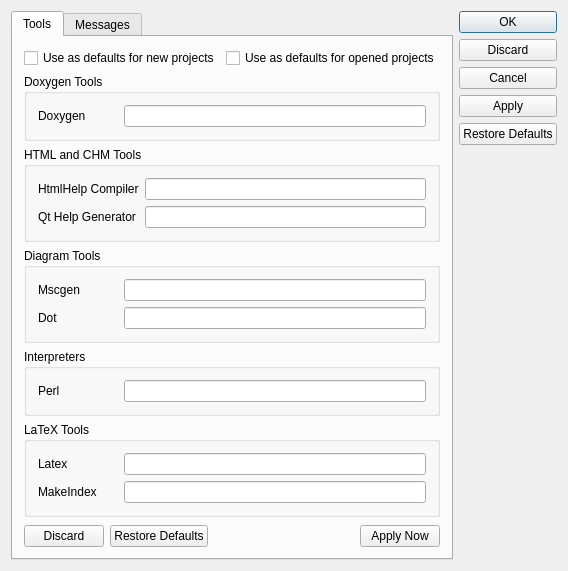
<ui version="4.0" >
 <class>SetupDialogClass</class>
 <widget class="QDialog" name="SetupDialogClass" >
  <property name="geometry" >
   <rect>
    <x>0</x>
    <y>0</y>
    <width>527</width>
    <height>513</height>
   </rect>
  </property>
  <property name="sizePolicy" >
   <sizepolicy vsizetype="Fixed" hsizetype="Preferred" >
    <horstretch>0</horstretch>
    <verstretch>0</verstretch>
   </sizepolicy>
  </property>
  <property name="windowTitle" >
   <string>Common Settings</string>
  </property>
  <layout class="QHBoxLayout" name="horizontalLayout_5" >
   <item>
    <widget class="QTabWidget" name="tabWidget" >
     <property name="currentIndex" >
      <number>0</number>
     </property>
     <widget class="QWidget" name="tabTools" >
      <property name="geometry" >
       <rect>
        <x>0</x>
        <y>0</y>
        <width>404</width>
        <height>468</height>
       </rect>
      </property>
      <attribute name="title" >
       <string>Tools</string>
      </attribute>
      <layout class="QVBoxLayout" name="verticalLayout_2" >
       <item>
        <layout class="QHBoxLayout" name="horizontalLayout_2" >
         <item>
          <widget class="QCheckBox" name="cbDefToolsNew" >
           <property name="text" >
            <string>Use as defaults for new projects</string>
           </property>
          </widget>
         </item>
         <item>
          <widget class="QCheckBox" name="cbDefToolsOpen" >
           <property name="text" >
            <string>Use as defaults for opened projects</string>
           </property>
          </widget>
         </item>
        </layout>
       </item>
       <item>
        <widget class="QGroupBox" name="groupBox" >
         <property name="title" >
          <string>Doxygen Tools</string>
         </property>
         <layout class="QGridLayout" name="_4" >
          <item row="0" column="0" >
           <widget class="QLabel" name="label" >
            <property name="minimumSize" >
             <size>
              <width>80</width>
              <height>0</height>
             </size>
            </property>
            <property name="text" >
             <string>Doxygen</string>
            </property>
           </widget>
          </item>
          <item row="0" column="1" >
           <widget class="iisLineEditFile" name="doxygenDir" />
          </item>
         </layout>
        </widget>
       </item>
       <item>
        <widget class="QGroupBox" name="groupBox_6" >
         <property name="title" >
          <string>HTML and CHM Tools</string>
         </property>
         <layout class="QGridLayout" name="gridLayout" >
          <item row="0" column="0" >
           <widget class="QLabel" name="label_7" >
            <property name="minimumSize" >
             <size>
              <width>80</width>
              <height>0</height>
             </size>
            </property>
            <property name="text" >
             <string>HtmlHelp Compiler</string>
            </property>
           </widget>
          </item>
          <item row="0" column="1" >
           <widget class="iisLineEditFile" name="hhcDir" />
          </item>
          <item row="1" column="0" >
           <widget class="QLabel" name="label_8" >
            <property name="minimumSize" >
             <size>
              <width>80</width>
              <height>0</height>
             </size>
            </property>
            <property name="text" >
             <string>Qt Help Generator</string>
            </property>
           </widget>
          </item>
          <item row="1" column="1" >
           <widget class="iisLineEditFile" name="qhpDir" />
          </item>
         </layout>
        </widget>
       </item>
       <item>
        <widget class="QGroupBox" name="groupBox_2" >
         <property name="title" >
          <string>Diagram Tools</string>
         </property>
         <layout class="QGridLayout" name="gridLayout_2" >
          <item row="0" column="1" >
           <widget class="iisLineEditDir" name="mscgenDir" />
          </item>
          <item row="1" column="0" >
           <widget class="QLabel" name="label_3" >
            <property name="text" >
             <string>Dot</string>
            </property>
           </widget>
          </item>
          <item row="1" column="1" >
           <widget class="iisLineEditDir" name="dotDir" />
          </item>
          <item row="0" column="0" >
           <widget class="QLabel" name="label_2" >
            <property name="minimumSize" >
             <size>
              <width>80</width>
              <height>0</height>
             </size>
            </property>
            <property name="text" >
             <string>Mscgen</string>
            </property>
           </widget>
          </item>
         </layout>
        </widget>
       </item>
       <item>
        <widget class="QGroupBox" name="groupBox_3" >
         <property name="title" >
          <string>Interpreters</string>
         </property>
         <layout class="QGridLayout" name="_3" >
          <item row="0" column="0" >
           <widget class="QLabel" name="label_4" >
            <property name="minimumSize" >
             <size>
              <width>80</width>
              <height>0</height>
             </size>
            </property>
            <property name="text" >
             <string>Perl</string>
            </property>
           </widget>
          </item>
          <item row="0" column="1" >
           <widget class="iisLineEditFile" name="perlDir" />
          </item>
         </layout>
        </widget>
       </item>
       <item>
        <widget class="QGroupBox" name="groupBox_4" >
         <property name="title" >
          <string>LaTeX Tools</string>
         </property>
         <layout class="QGridLayout" name="gridLayout_3" >
          <item row="0" column="0" >
           <widget class="QLabel" name="label_5" >
            <property name="minimumSize" >
             <size>
              <width>80</width>
              <height>0</height>
             </size>
            </property>
            <property name="text" >
             <string>Latex</string>
            </property>
           </widget>
          </item>
          <item row="0" column="1" >
           <widget class="iisLineEditFile" name="latexDir" />
          </item>
          <item row="1" column="0" >
           <widget class="QLabel" name="label_6" >
            <property name="text" >
             <string>MakeIndex</string>
            </property>
           </widget>
          </item>
          <item row="1" column="1" >
           <widget class="iisLineEditFile" name="makeindexDir" />
          </item>
         </layout>
        </widget>
       </item>
       <item>
        <spacer name="verticalSpacer_3" >
         <property name="orientation" >
          <enum>Qt::Vertical</enum>
         </property>
         <property name="sizeType" >
          <enum>QSizePolicy::Expanding</enum>
         </property>
         <property name="sizeHint" stdset="0" >
          <size>
           <width>20</width>
           <height>12</height>
          </size>
         </property>
        </spacer>
       </item>
       <item>
        <layout class="QHBoxLayout" name="horizontalLayout" >
         <item>
          <widget class="QPushButton" name="bDiscardTools" >
           <property name="text" >
            <string>Discard</string>
           </property>
          </widget>
         </item>
         <item>
          <widget class="QPushButton" name="bRestoreTools" >
           <property name="text" >
            <string>Restore Defaults</string>
           </property>
          </widget>
         </item>
         <item>
          <spacer name="horizontalSpacer" >
           <property name="orientation" >
            <enum>Qt::Horizontal</enum>
           </property>
           <property name="sizeHint" stdset="0" >
            <size>
             <width>10</width>
             <height>20</height>
            </size>
           </property>
          </spacer>
         </item>
         <item>
          <widget class="QPushButton" name="bApplyTools" >
           <property name="text" >
            <string>Apply Now</string>
           </property>
          </widget>
         </item>
        </layout>
       </item>
      </layout>
     </widget>
     <widget class="QWidget" name="tabMessages" >
      <property name="geometry" >
       <rect>
        <x>0</x>
        <y>0</y>
        <width>404</width>
        <height>468</height>
       </rect>
      </property>
      <attribute name="title" >
       <string>Messages</string>
      </attribute>
      <layout class="QVBoxLayout" name="verticalLayout_3" >
       <item>
        <layout class="QHBoxLayout" name="horizontalLayout_3" >
         <item>
          <widget class="QCheckBox" name="cbDefMsgNew" >
           <property name="text" >
            <string>Use as defaults for new projects</string>
           </property>
          </widget>
         </item>
         <item>
          <widget class="QCheckBox" name="cbDefMsgOpen" >
           <property name="text" >
            <string>Use as defaults for opened projects</string>
           </property>
          </widget>
         </item>
        </layout>
       </item>
       <item>
        <widget class="QGroupBox" name="groupBox_7" >
         <property name="title" >
          <string>Doxygen output</string>
         </property>
         <layout class="QVBoxLayout" name="verticalLayout" >
          <item>
           <widget class="QCheckBox" name="cbQuietMode" >
            <property name="text" >
             <string>Disable output messages</string>
            </property>
           </widget>
          </item>
          <item>
           <widget class="Line" name="line" >
            <property name="orientation" >
             <enum>Qt::Horizontal</enum>
            </property>
           </widget>
          </item>
          <item>
           <layout class="QGridLayout" name="gridLayout_5" >
            <item row="0" column="0" colspan="2" >
             <widget class="QCheckBox" name="cbWarnings" >
              <property name="text" >
               <string>Enable warning  messages</string>
              </property>
             </widget>
            </item>
            <item row="1" column="1" >
             <widget class="QCheckBox" name="cbWarnUndocMember" >
              <property name="text" >
               <string>Warn on undocumented members</string>
              </property>
             </widget>
            </item>
            <item row="2" column="1" >
             <widget class="QCheckBox" name="cbWarnErrors" >
              <property name="text" >
               <string>Warn on potential errors</string>
              </property>
             </widget>
            </item>
            <item row="3" column="1" >
             <widget class="QCheckBox" name="cbWarnUndocParam" >
              <property name="text" >
               <string>Warn on undocumented parameters</string>
              </property>
             </widget>
            </item>
            <item row="4" column="0" >
             <widget class="QLabel" name="lFormat" >
              <property name="text" >
               <string>Format</string>
              </property>
             </widget>
            </item>
            <item row="4" column="1" >
             <widget class="QLineEdit" name="leWarnFormat" />
            </item>
            <item row="5" column="0" >
             <widget class="QLabel" name="lLogFile" >
              <property name="text" >
               <string>Log to file</string>
              </property>
             </widget>
            </item>
            <item row="5" column="1" >
             <widget class="iisLineEditFile" name="leWarnLogFile" />
            </item>
           </layout>
          </item>
         </layout>
        </widget>
       </item>
       <item>
        <spacer name="verticalSpacer" >
         <property name="orientation" >
          <enum>Qt::Vertical</enum>
         </property>
         <property name="sizeType" >
          <enum>QSizePolicy::Expanding</enum>
         </property>
         <property name="sizeHint" stdset="0" >
          <size>
           <width>20</width>
           <height>10</height>
          </size>
         </property>
        </spacer>
       </item>
       <item>
        <layout class="QHBoxLayout" name="horizontalLayout_4" >
         <item>
          <widget class="QPushButton" name="bDiscardMsg" >
           <property name="text" >
            <string>Discard</string>
           </property>
          </widget>
         </item>
         <item>
          <widget class="QPushButton" name="bRestoreMsg" >
           <property name="text" >
            <string>Restore Defaults</string>
           </property>
          </widget>
         </item>
         <item>
          <spacer name="horizontalSpacer_2" >
           <property name="orientation" >
            <enum>Qt::Horizontal</enum>
           </property>
           <property name="sizeHint" stdset="0" >
            <size>
             <width>10</width>
             <height>20</height>
            </size>
           </property>
          </spacer>
         </item>
         <item>
          <widget class="QPushButton" name="bApplyMsg" >
           <property name="text" >
            <string>Apply Now</string>
           </property>
          </widget>
         </item>
        </layout>
       </item>
      </layout>
     </widget>
    </widget>
   </item>
   <item>
    <layout class="QVBoxLayout" name="verticalLayout_4" >
     <item>
      <widget class="QDialogButtonBox" name="buttonBox" >
       <property name="locale" >
        <locale country="UnitedStates" language="English" />
       </property>
       <property name="orientation" >
        <enum>Qt::Vertical</enum>
       </property>
       <property name="standardButtons" >
        <set>QDialogButtonBox::Apply|QDialogButtonBox::Cancel|QDialogButtonBox::Discard|QDialogButtonBox::Ok|QDialogButtonBox::RestoreDefaults</set>
       </property>
      </widget>
     </item>
     <item>
      <spacer name="verticalSpacer_2" >
       <property name="orientation" >
        <enum>Qt::Vertical</enum>
       </property>
       <property name="sizeHint" stdset="0" >
        <size>
         <width>20</width>
         <height>40</height>
        </size>
       </property>
      </spacer>
     </item>
    </layout>
   </item>
  </layout>
 </widget>
 <layoutdefault spacing="6" margin="11" />
 <customwidgets>
  <customwidget>
   <class>iisLineEditFile</class>
   <extends>QLineEdit</extends>
   <header>iisLineEdit.h</header>
  </customwidget>
  <customwidget>
   <class>iisLineEditDir</class>
   <extends>QLineEdit</extends>
   <header>iisLineEdit.h</header>
  </customwidget>
 </customwidgets>
 <tabstops>
  <tabstop>buttonBox</tabstop>
  <tabstop>tabWidget</tabstop>
  <tabstop>cbDefToolsNew</tabstop>
  <tabstop>cbDefToolsOpen</tabstop>
  <tabstop>doxygenDir</tabstop>
  <tabstop>hhcDir</tabstop>
  <tabstop>qhpDir</tabstop>
  <tabstop>mscgenDir</tabstop>
  <tabstop>dotDir</tabstop>
  <tabstop>perlDir</tabstop>
  <tabstop>latexDir</tabstop>
  <tabstop>makeindexDir</tabstop>
  <tabstop>bDiscardTools</tabstop>
  <tabstop>bRestoreTools</tabstop>
  <tabstop>bApplyTools</tabstop>
  <tabstop>cbDefMsgNew</tabstop>
  <tabstop>cbDefMsgOpen</tabstop>
  <tabstop>cbQuietMode</tabstop>
  <tabstop>cbWarnings</tabstop>
  <tabstop>cbWarnUndocMember</tabstop>
  <tabstop>cbWarnErrors</tabstop>
  <tabstop>cbWarnUndocParam</tabstop>
  <tabstop>leWarnFormat</tabstop>
  <tabstop>leWarnLogFile</tabstop>
  <tabstop>bDiscardMsg</tabstop>
  <tabstop>bRestoreMsg</tabstop>
  <tabstop>bApplyMsg</tabstop>
 </tabstops>
 <resources/>
 <connections>
  <connection>
   <sender>buttonBox</sender>
   <signal>accepted()</signal>
   <receiver>SetupDialogClass</receiver>
   <slot>accept()</slot>
   <hints>
    <hint type="sourcelabel" >
     <x>446</x>
     <y>370</y>
    </hint>
    <hint type="destinationlabel" >
     <x>24</x>
     <y>230</y>
    </hint>
   </hints>
  </connection>
  <connection>
   <sender>buttonBox</sender>
   <signal>rejected()</signal>
   <receiver>SetupDialogClass</receiver>
   <slot>reject()</slot>
   <hints>
    <hint type="sourcelabel" >
     <x>480</x>
     <y>370</y>
    </hint>
    <hint type="destinationlabel" >
     <x>191</x>
     <y>241</y>
    </hint>
   </hints>
  </connection>
 </connections>
</ui>
